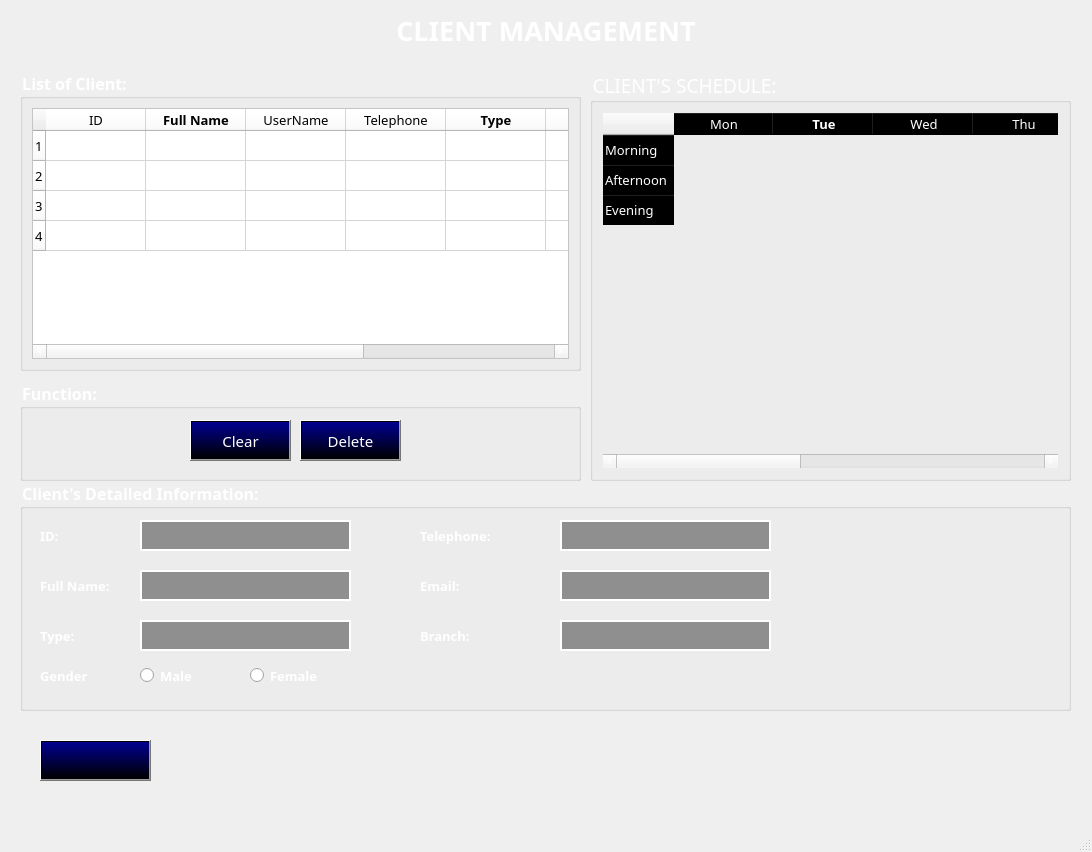
<?xml version="1.0" encoding="UTF-8"?>
<ui version="4.0">
 <class>MainWindow</class>
 <widget class="QMainWindow" name="MainWindow">
  <property name="geometry">
   <rect>
    <x>0</x>
    <y>0</y>
    <width>1092</width>
    <height>852</height>
   </rect>
  </property>
  <property name="windowTitle">
   <string>MainWindow</string>
  </property>
  <widget class="QWidget" name="centralwidget">
   <widget class="QLabel" name="label_2">
    <property name="geometry">
     <rect>
      <x>0</x>
      <y>0</y>
      <width>1101</width>
      <height>841</height>
     </rect>
    </property>
    <property name="text">
     <string/>
    </property>
    <property name="pixmap">
     <pixmap>../../images/img_bg5.jpg</pixmap>
    </property>
    <property name="scaledContents">
     <bool>true</bool>
    </property>
   </widget>
   <widget class="QGroupBox" name="groupBox_2">
    <property name="geometry">
     <rect>
      <x>20</x>
      <y>70</y>
      <width>561</width>
      <height>301</height>
     </rect>
    </property>
    <property name="font">
     <font>
      <family>Sitka Text Semibold</family>
      <pointsize>12</pointsize>
      <weight>75</weight>
      <bold>true</bold>
     </font>
    </property>
    <property name="styleSheet">
     <string notr="true">
color: rgb(255, 255, 255);
</string>
    </property>
    <property name="title">
     <string>List of Client:</string>
    </property>
    <layout class="QVBoxLayout" name="verticalLayout_3">
     <item>
      <widget class="QTableWidget" name="tableWidgetClient">
       <property name="styleSheet">
        <string notr="true">background-color: rgb(255, 255, 255);
color: rgb(0, 0, 0);
font: 10pt &quot;Times New Roman&quot;;</string>
       </property>
       <row>
        <property name="text">
         <string>1</string>
        </property>
        <property name="font">
         <font>
          <family>Sitka Text Semibold</family>
          <pointsize>10</pointsize>
         </font>
        </property>
       </row>
       <row>
        <property name="text">
         <string>2</string>
        </property>
        <property name="font">
         <font>
          <family>Sitka Text Semibold</family>
          <pointsize>10</pointsize>
         </font>
        </property>
       </row>
       <row>
        <property name="text">
         <string>3</string>
        </property>
        <property name="font">
         <font>
          <family>Sitka Text Semibold</family>
          <pointsize>10</pointsize>
         </font>
        </property>
       </row>
       <row>
        <property name="text">
         <string>4</string>
        </property>
        <property name="font">
         <font>
          <family>Sitka Text Semibold</family>
          <pointsize>10</pointsize>
         </font>
        </property>
       </row>
       <column>
        <property name="text">
         <string>ID</string>
        </property>
        <property name="font">
         <font>
          <family>Sitka Text Semibold</family>
          <pointsize>10</pointsize>
         </font>
        </property>
       </column>
       <column>
        <property name="text">
         <string>Full Name</string>
        </property>
        <property name="font">
         <font>
          <family>Sitka Text Semibold</family>
          <pointsize>10</pointsize>
          <weight>75</weight>
          <bold>true</bold>
         </font>
        </property>
       </column>
       <column>
        <property name="text">
         <string>UserName</string>
        </property>
        <property name="font">
         <font>
          <family>Sitka Text Semibold</family>
          <pointsize>10</pointsize>
         </font>
        </property>
       </column>
       <column>
        <property name="text">
         <string>Telephone</string>
        </property>
        <property name="font">
         <font>
          <family>Sitka Text Semibold</family>
          <pointsize>10</pointsize>
         </font>
        </property>
       </column>
       <column>
        <property name="text">
         <string>Type</string>
        </property>
        <property name="font">
         <font>
          <family>Sitka Text Semibold</family>
          <pointsize>10</pointsize>
          <weight>75</weight>
          <bold>true</bold>
         </font>
        </property>
       </column>
       <column>
        <property name="text">
         <string>RegisID</string>
        </property>
        <property name="font">
         <font>
          <family>Sitka Text Semibold</family>
          <pointsize>10</pointsize>
         </font>
        </property>
       </column>
       <column>
        <property name="text">
         <string>Email</string>
        </property>
        <property name="font">
         <font>
          <family>Sitka Text Semibold</family>
          <pointsize>10</pointsize>
         </font>
        </property>
       </column>
       <column>
        <property name="text">
         <string>Branch</string>
        </property>
        <property name="font">
         <font>
          <family>Sitka Text Semibold</family>
          <pointsize>10</pointsize>
         </font>
        </property>
       </column>
      </widget>
     </item>
    </layout>
   </widget>
   <widget class="QGroupBox" name="groupBox_5">
    <property name="geometry">
     <rect>
      <x>20</x>
      <y>380</y>
      <width>561</width>
      <height>101</height>
     </rect>
    </property>
    <property name="font">
     <font>
      <family>Sitka Text Semibold</family>
      <pointsize>12</pointsize>
      <weight>75</weight>
      <bold>true</bold>
     </font>
    </property>
    <property name="styleSheet">
     <string notr="true">
color: rgb(255, 255, 255);
</string>
    </property>
    <property name="title">
     <string>Function:</string>
    </property>
    <widget class="QPushButton" name="pushButtonClear">
     <property name="geometry">
      <rect>
       <x>170</x>
       <y>40</y>
       <width>101</width>
       <height>41</height>
      </rect>
     </property>
     <property name="font">
      <font>
       <family>UTM Bebas</family>
       <pointsize>11</pointsize>
      </font>
     </property>
     <property name="styleSheet">
      <string notr="true">color: rgb(255, 255, 255);
background-color: qlineargradient(spread:pad, x1:0, y1:1, x2:0, y2:0, stop:0 rgba(0, 0, 0, 255), stop:0.965174 rgba(0, 0, 139, 255));</string>
     </property>
     <property name="text">
      <string>Clear</string>
     </property>
    </widget>
    <widget class="QPushButton" name="pushButtonDelete">
     <property name="geometry">
      <rect>
       <x>280</x>
       <y>40</y>
       <width>101</width>
       <height>41</height>
      </rect>
     </property>
     <property name="font">
      <font>
       <family>UTM Bebas</family>
       <pointsize>11</pointsize>
      </font>
     </property>
     <property name="styleSheet">
      <string notr="true">color: rgb(255, 255, 255);
background-color: qlineargradient(spread:pad, x1:0, y1:1, x2:0, y2:0, stop:0 rgba(0, 0, 0, 255), stop:0.965174 rgba(0, 0, 139, 255));</string>
     </property>
     <property name="text">
      <string>Delete</string>
     </property>
    </widget>
   </widget>
   <widget class="QPushButton" name="pushButtonReturn">
    <property name="geometry">
     <rect>
      <x>40</x>
      <y>740</y>
      <width>111</width>
      <height>41</height>
     </rect>
    </property>
    <property name="styleSheet">
     <string notr="true">color: rgb(255, 255, 255);
background-color: qlineargradient(spread:pad, x1:0, y1:1, x2:0, y2:0, stop:0 rgba(0, 0, 0, 255), stop:0.965174 rgba(0, 0, 139, 255));</string>
    </property>
    <property name="text">
     <string/>
    </property>
    <property name="icon">
     <iconset>
      <normaloff>../../images/icon_return.png</normaloff>../../images/icon_return.png</iconset>
    </property>
    <property name="iconSize">
     <size>
      <width>40</width>
      <height>40</height>
     </size>
    </property>
   </widget>
   <widget class="QGroupBox" name="groupBox">
    <property name="geometry">
     <rect>
      <x>20</x>
      <y>480</y>
      <width>1051</width>
      <height>231</height>
     </rect>
    </property>
    <property name="font">
     <font>
      <family>Sitka Text Semibold</family>
      <pointsize>12</pointsize>
      <weight>75</weight>
      <bold>true</bold>
     </font>
    </property>
    <property name="styleSheet">
     <string notr="true">color: rgb(255, 255, 255);</string>
    </property>
    <property name="title">
     <string>Client's Detailed Information:</string>
    </property>
    <widget class="QLabel" name="label_14">
     <property name="geometry">
      <rect>
       <x>20</x>
       <y>90</y>
       <width>111</width>
       <height>31</height>
      </rect>
     </property>
     <property name="font">
      <font>
       <family>Sitka Text Semibold</family>
       <pointsize>10</pointsize>
       <weight>75</weight>
       <bold>true</bold>
      </font>
     </property>
     <property name="styleSheet">
      <string notr="true">color: rgb(255, 255, 255);</string>
     </property>
     <property name="text">
      <string>Full Name:</string>
     </property>
    </widget>
    <widget class="QRadioButton" name="radioButtonMale">
     <property name="geometry">
      <rect>
       <x>120</x>
       <y>180</y>
       <width>95</width>
       <height>31</height>
      </rect>
     </property>
     <property name="font">
      <font>
       <family>Sitka Text Semibold</family>
       <pointsize>10</pointsize>
       <weight>75</weight>
       <bold>true</bold>
      </font>
     </property>
     <property name="styleSheet">
      <string notr="true">color: rgb(255, 255, 255);</string>
     </property>
     <property name="text">
      <string>Male</string>
     </property>
    </widget>
    <widget class="QLineEdit" name="lineEditFullName">
     <property name="geometry">
      <rect>
       <x>120</x>
       <y>90</y>
       <width>211</width>
       <height>31</height>
      </rect>
     </property>
     <property name="font">
      <font>
       <pointsize>-1</pointsize>
      </font>
     </property>
     <property name="styleSheet">
      <string notr="true">background-color: rgba(0, 0, 0, 100);
border: 1.5px solid white;
color: white;
font-size: 16px;
padding: 5px;
</string>
     </property>
    </widget>
    <widget class="QLabel" name="label_12">
     <property name="geometry">
      <rect>
       <x>400</x>
       <y>40</y>
       <width>111</width>
       <height>31</height>
      </rect>
     </property>
     <property name="font">
      <font>
       <family>Sitka Text Semibold</family>
       <pointsize>10</pointsize>
       <weight>75</weight>
       <bold>true</bold>
      </font>
     </property>
     <property name="styleSheet">
      <string notr="true">color: rgb(255, 255, 255);</string>
     </property>
     <property name="text">
      <string>Telephone:</string>
     </property>
    </widget>
    <widget class="QLabel" name="label_15">
     <property name="geometry">
      <rect>
       <x>400</x>
       <y>140</y>
       <width>111</width>
       <height>31</height>
      </rect>
     </property>
     <property name="font">
      <font>
       <family>Sitka Text Semibold</family>
       <pointsize>10</pointsize>
       <weight>75</weight>
       <bold>true</bold>
      </font>
     </property>
     <property name="styleSheet">
      <string notr="true">color: rgb(255, 255, 255);</string>
     </property>
     <property name="text">
      <string>Branch:</string>
     </property>
    </widget>
    <widget class="QLineEdit" name="lineEditType">
     <property name="geometry">
      <rect>
       <x>120</x>
       <y>140</y>
       <width>211</width>
       <height>31</height>
      </rect>
     </property>
     <property name="font">
      <font>
       <pointsize>-1</pointsize>
      </font>
     </property>
     <property name="styleSheet">
      <string notr="true">background-color: rgba(0, 0, 0, 100);
border: 1.5px solid white;
color: white;
font-size: 16px;
padding: 5px;
</string>
     </property>
    </widget>
    <widget class="QRadioButton" name="radioButtonFemale">
     <property name="geometry">
      <rect>
       <x>230</x>
       <y>180</y>
       <width>95</width>
       <height>31</height>
      </rect>
     </property>
     <property name="font">
      <font>
       <family>Sitka Text Semibold</family>
       <pointsize>10</pointsize>
       <weight>75</weight>
       <bold>true</bold>
      </font>
     </property>
     <property name="styleSheet">
      <string notr="true">color: rgb(255, 255, 255);</string>
     </property>
     <property name="text">
      <string>Female</string>
     </property>
    </widget>
    <widget class="QLineEdit" name="lineEditID">
     <property name="geometry">
      <rect>
       <x>120</x>
       <y>40</y>
       <width>211</width>
       <height>31</height>
      </rect>
     </property>
     <property name="font">
      <font>
       <pointsize>-1</pointsize>
      </font>
     </property>
     <property name="styleSheet">
      <string notr="true">background-color: rgba(0, 0, 0, 100);
border: 1.5px solid white;
color: white;
font-size: 16px;
padding: 5px;
</string>
     </property>
    </widget>
    <widget class="QLabel" name="label_18">
     <property name="geometry">
      <rect>
       <x>20</x>
       <y>140</y>
       <width>111</width>
       <height>31</height>
      </rect>
     </property>
     <property name="font">
      <font>
       <family>Sitka Text Semibold</family>
       <pointsize>10</pointsize>
       <weight>75</weight>
       <bold>true</bold>
      </font>
     </property>
     <property name="styleSheet">
      <string notr="true">color: rgb(255, 255, 255);</string>
     </property>
     <property name="text">
      <string>Type:</string>
     </property>
    </widget>
    <widget class="QLabel" name="label_16">
     <property name="geometry">
      <rect>
       <x>400</x>
       <y>90</y>
       <width>111</width>
       <height>31</height>
      </rect>
     </property>
     <property name="font">
      <font>
       <family>Sitka Text Semibold</family>
       <pointsize>10</pointsize>
       <weight>75</weight>
       <bold>true</bold>
      </font>
     </property>
     <property name="styleSheet">
      <string notr="true">color: rgb(255, 255, 255);</string>
     </property>
     <property name="text">
      <string>Email:</string>
     </property>
    </widget>
    <widget class="QLabel" name="label_13">
     <property name="geometry">
      <rect>
       <x>20</x>
       <y>180</y>
       <width>111</width>
       <height>31</height>
      </rect>
     </property>
     <property name="font">
      <font>
       <family>Sitka Text Semibold</family>
       <pointsize>10</pointsize>
       <weight>75</weight>
       <bold>true</bold>
      </font>
     </property>
     <property name="styleSheet">
      <string notr="true">color: rgb(255, 255, 255);</string>
     </property>
     <property name="text">
      <string>Gender</string>
     </property>
    </widget>
    <widget class="QLabel" name="label_17">
     <property name="geometry">
      <rect>
       <x>20</x>
       <y>40</y>
       <width>111</width>
       <height>31</height>
      </rect>
     </property>
     <property name="font">
      <font>
       <family>Sitka Text Semibold</family>
       <pointsize>10</pointsize>
       <weight>75</weight>
       <bold>true</bold>
      </font>
     </property>
     <property name="styleSheet">
      <string notr="true">color: rgb(255, 255, 255);</string>
     </property>
     <property name="text">
      <string>ID:</string>
     </property>
    </widget>
    <widget class="QLineEdit" name="lineEditTelephone">
     <property name="geometry">
      <rect>
       <x>540</x>
       <y>40</y>
       <width>211</width>
       <height>31</height>
      </rect>
     </property>
     <property name="font">
      <font>
       <pointsize>-1</pointsize>
      </font>
     </property>
     <property name="styleSheet">
      <string notr="true">background-color: rgba(0, 0, 0, 100);
border: 1.5px solid white;
color: white;
font-size: 16px;
padding: 5px;
</string>
     </property>
    </widget>
    <widget class="QLineEdit" name="lineEditEmail">
     <property name="geometry">
      <rect>
       <x>540</x>
       <y>90</y>
       <width>211</width>
       <height>31</height>
      </rect>
     </property>
     <property name="font">
      <font>
       <pointsize>-1</pointsize>
      </font>
     </property>
     <property name="styleSheet">
      <string notr="true">background-color: rgba(0, 0, 0, 100);
border: 1.5px solid white;
color: white;
font-size: 16px;
padding: 5px;
</string>
     </property>
    </widget>
    <widget class="QLineEdit" name="lineEditEmail_2">
     <property name="geometry">
      <rect>
       <x>540</x>
       <y>140</y>
       <width>211</width>
       <height>31</height>
      </rect>
     </property>
     <property name="font">
      <font>
       <pointsize>-1</pointsize>
      </font>
     </property>
     <property name="styleSheet">
      <string notr="true">background-color: rgba(0, 0, 0, 100);
border: 1.5px solid white;
color: white;
font-size: 16px;
padding: 5px;
</string>
     </property>
    </widget>
   </widget>
   <widget class="QGroupBox" name="groupBoxSchedule_2">
    <property name="geometry">
     <rect>
      <x>590</x>
      <y>70</y>
      <width>481</width>
      <height>411</height>
     </rect>
    </property>
    <property name="font">
     <font>
      <family>UTM Bebas</family>
      <pointsize>14</pointsize>
     </font>
    </property>
    <property name="styleSheet">
     <string notr="true">color: rgb(255, 255, 255);</string>
    </property>
    <property name="title">
     <string>CLIENT'S SCHEDULE:</string>
    </property>
    <layout class="QHBoxLayout" name="horizontalLayout_29">
     <item>
      <widget class="QTableWidget" name="tableWidgetSchedule">
       <property name="styleSheet">
        <string notr="true">background: transparent;</string>
       </property>
       <row>
        <property name="text">
         <string>Morning</string>
        </property>
        <property name="font">
         <font>
          <family>Sitka Text Semibold</family>
          <pointsize>10</pointsize>
         </font>
        </property>
       </row>
       <row>
        <property name="text">
         <string>Afternoon</string>
        </property>
        <property name="font">
         <font>
          <family>Sitka Text Semibold</family>
          <pointsize>10</pointsize>
         </font>
        </property>
       </row>
       <row>
        <property name="text">
         <string>Evening</string>
        </property>
        <property name="font">
         <font>
          <family>Sitka Text Semibold</family>
          <pointsize>10</pointsize>
         </font>
        </property>
       </row>
       <column>
        <property name="text">
         <string>Mon</string>
        </property>
        <property name="font">
         <font>
          <family>Sitka Text Semibold</family>
          <pointsize>10</pointsize>
         </font>
        </property>
       </column>
       <column>
        <property name="text">
         <string>Tue</string>
        </property>
        <property name="font">
         <font>
          <family>Sitka Text Semibold</family>
          <pointsize>10</pointsize>
          <weight>75</weight>
          <bold>true</bold>
         </font>
        </property>
       </column>
       <column>
        <property name="text">
         <string>Wed</string>
        </property>
        <property name="font">
         <font>
          <family>Sitka Text Semibold</family>
          <pointsize>10</pointsize>
         </font>
        </property>
       </column>
       <column>
        <property name="text">
         <string>Thu</string>
        </property>
        <property name="font">
         <font>
          <family>Sitka Text Semibold</family>
          <pointsize>10</pointsize>
         </font>
        </property>
       </column>
       <column>
        <property name="text">
         <string>Fri</string>
        </property>
        <property name="font">
         <font>
          <family>Sitka Text Semibold</family>
          <pointsize>10</pointsize>
         </font>
        </property>
       </column>
       <column>
        <property name="text">
         <string>Sat</string>
        </property>
        <property name="font">
         <font>
          <family>Sitka Text Semibold</family>
          <pointsize>10</pointsize>
         </font>
        </property>
       </column>
       <column>
        <property name="text">
         <string>Sun</string>
        </property>
        <property name="font">
         <font>
          <family>Sitka Text Semibold</family>
          <pointsize>10</pointsize>
         </font>
        </property>
       </column>
      </widget>
     </item>
    </layout>
   </widget>
   <widget class="QWidget" name="horizontalLayoutWidget">
    <property name="geometry">
     <rect>
      <x>0</x>
      <y>0</y>
      <width>1091</width>
      <height>61</height>
     </rect>
    </property>
    <layout class="QHBoxLayout" name="horizontalLayout">
     <item>
      <spacer name="horizontalSpacer">
       <property name="orientation">
        <enum>Qt::Horizontal</enum>
       </property>
       <property name="sizeHint" stdset="0">
        <size>
         <width>40</width>
         <height>20</height>
        </size>
       </property>
      </spacer>
     </item>
     <item>
      <widget class="QLabel" name="label">
       <property name="font">
        <font>
         <family>UTM Eremitage</family>
         <pointsize>20</pointsize>
        </font>
       </property>
       <property name="text">
        <string>&lt;html&gt;&lt;head/&gt;&lt;body&gt;&lt;p align=&quot;center&quot;&gt;&lt;span style=&quot; font-weight:600; color:#ffffff;&quot;&gt;CLIENT MANAGEMENT&lt;/span&gt;&lt;/p&gt;&lt;/body&gt;&lt;/html&gt;</string>
       </property>
      </widget>
     </item>
     <item>
      <spacer name="horizontalSpacer_2">
       <property name="orientation">
        <enum>Qt::Horizontal</enum>
       </property>
       <property name="sizeHint" stdset="0">
        <size>
         <width>40</width>
         <height>20</height>
        </size>
       </property>
      </spacer>
     </item>
    </layout>
   </widget>
  </widget>
  <widget class="QMenuBar" name="menubar">
   <property name="geometry">
    <rect>
     <x>0</x>
     <y>0</y>
     <width>1092</width>
     <height>26</height>
    </rect>
   </property>
  </widget>
  <widget class="QStatusBar" name="statusbar"/>
 </widget>
 <resources/>
 <connections/>
</ui>
